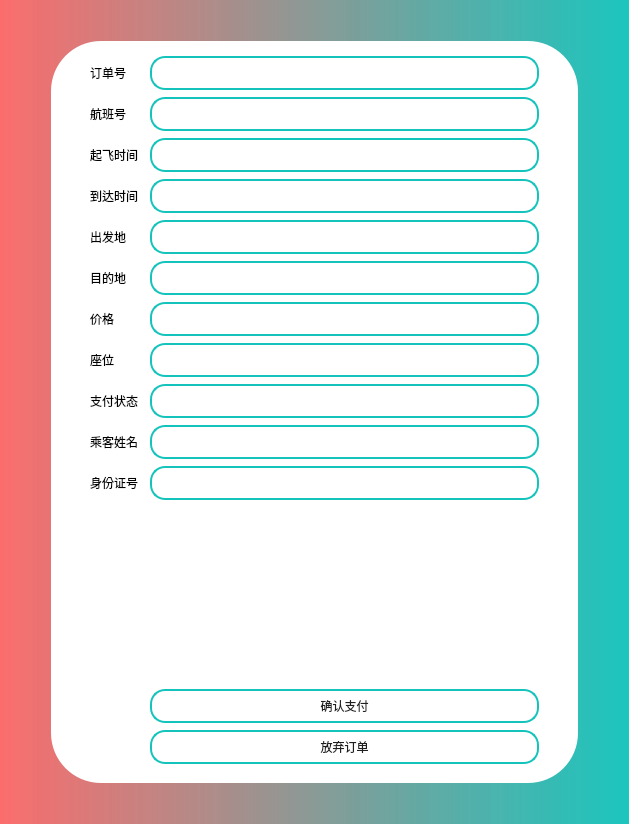
<?xml version="1.0" encoding="UTF-8"?>
<ui version="4.0">
 <class>ConfirmPurchase</class>
 <widget class="QDialog" name="ConfirmPurchase">
  <property name="geometry">
   <rect>
    <x>0</x>
    <y>0</y>
    <width>629</width>
    <height>824</height>
   </rect>
  </property>
  <property name="windowTitle">
   <string>确认支付界面</string>
  </property>
  <property name="styleSheet">
   <string notr="true">background-color: qlineargradient(spread:pad, x1:0, y1:0, x2:1, y2:0, stop:0 rgba(251,102,102, 200), stop:1 rgba(20,196,188, 210));
font: 290 10pt &quot;Microsoft YaHei UI&quot;;</string>
  </property>
  <layout class="QGridLayout" name="gridLayout">
   <item row="0" column="1">
    <spacer name="verticalSpacer">
     <property name="orientation">
      <enum>Qt::Orientation::Vertical</enum>
     </property>
     <property name="sizeType">
      <enum>QSizePolicy::Policy::Fixed</enum>
     </property>
     <property name="sizeHint" stdset="0">
      <size>
       <width>20</width>
       <height>30</height>
      </size>
     </property>
    </spacer>
   </item>
   <item row="3" column="1">
    <spacer name="verticalSpacer_2">
     <property name="orientation">
      <enum>Qt::Orientation::Vertical</enum>
     </property>
     <property name="sizeType">
      <enum>QSizePolicy::Policy::Fixed</enum>
     </property>
     <property name="sizeHint" stdset="0">
      <size>
       <width>20</width>
       <height>30</height>
      </size>
     </property>
    </spacer>
   </item>
   <item row="1" column="2">
    <spacer name="horizontalSpacer_2">
     <property name="orientation">
      <enum>Qt::Orientation::Horizontal</enum>
     </property>
     <property name="sizeType">
      <enum>QSizePolicy::Policy::Fixed</enum>
     </property>
     <property name="sizeHint" stdset="0">
      <size>
       <width>40</width>
       <height>20</height>
      </size>
     </property>
    </spacer>
   </item>
   <item row="1" column="1">
    <widget class="QWidget" name="widget_2" native="true">
     <property name="styleSheet">
      <string notr="true">background-color: rgb(255, 255, 255);
border-radius: 50px;</string>
     </property>
     <layout class="QGridLayout" name="gridLayout_2">
      <property name="sizeConstraint">
       <enum>QLayout::SizeConstraint::SetMinimumSize</enum>
      </property>
      <item row="9" column="1">
       <widget class="QLabel" name="label">
        <property name="styleSheet">
         <string notr="true">background-color: rgb(255, 255, 255);
font: 25 14pt '微软雅黑 Light';
</string>
        </property>
        <property name="text">
         <string>起飞时间</string>
        </property>
       </widget>
      </item>
      <item row="17" column="3">
       <spacer name="verticalSpacer_10">
        <property name="orientation">
         <enum>Qt::Orientation::Vertical</enum>
        </property>
        <property name="sizeType">
         <enum>QSizePolicy::Policy::Fixed</enum>
        </property>
        <property name="sizeHint" stdset="0">
         <size>
          <width>20</width>
          <height>1</height>
         </size>
        </property>
       </spacer>
      </item>
      <item row="25" column="1">
       <widget class="QLabel" name="label_8">
        <property name="styleSheet">
         <string notr="true">background-color: rgb(255, 255, 255);
font: 25 14pt '微软雅黑 Light';
</string>
        </property>
        <property name="text">
         <string>支付状态</string>
        </property>
       </widget>
      </item>
      <item row="28" column="3">
       <spacer name="verticalSpacer_14">
        <property name="orientation">
         <enum>Qt::Orientation::Vertical</enum>
        </property>
        <property name="sizeType">
         <enum>QSizePolicy::Policy::Fixed</enum>
        </property>
        <property name="sizeHint" stdset="0">
         <size>
          <width>20</width>
          <height>1</height>
         </size>
        </property>
       </spacer>
      </item>
      <item row="29" column="1">
       <widget class="QLabel" name="label_10">
        <property name="styleSheet">
         <string notr="true">background-color: rgb(255, 255, 255);
font: 25 14pt '微软雅黑 Light';</string>
        </property>
        <property name="text">
         <string>身份证号</string>
        </property>
       </widget>
      </item>
      <item row="25" column="3">
       <widget class="QLineEdit" name="lineEditState">
        <property name="styleSheet">
         <string notr="true">font: 25 14pt '微软雅黑 Light';
color: rgb(31,31,31);
padding-left:20px;
background-color: rgb(255, 255, 255);
border:2px solid rgb(20,196,188);
border-radius:15px;
height: 30px;</string>
        </property>
        <property name="readOnly">
         <bool>true</bool>
        </property>
       </widget>
      </item>
      <item row="4" column="3">
       <spacer name="verticalSpacer_5">
        <property name="orientation">
         <enum>Qt::Orientation::Vertical</enum>
        </property>
        <property name="sizeType">
         <enum>QSizePolicy::Policy::Fixed</enum>
        </property>
        <property name="sizeHint" stdset="0">
         <size>
          <width>20</width>
          <height>1</height>
         </size>
        </property>
       </spacer>
      </item>
      <item row="15" column="3">
       <spacer name="verticalSpacer_9">
        <property name="orientation">
         <enum>Qt::Orientation::Vertical</enum>
        </property>
        <property name="sizeType">
         <enum>QSizePolicy::Policy::Fixed</enum>
        </property>
        <property name="sizeHint" stdset="0">
         <size>
          <width>20</width>
          <height>1</height>
         </size>
        </property>
       </spacer>
      </item>
      <item row="33" column="3">
       <widget class="QPushButton" name="btn_confirm">
        <property name="styleSheet">
         <string notr="true">
QPushButton {
height: 30px;
font: 25 14pt '微软雅黑 Light';
color: rgb(31,31,31);
background-color: rgb(255, 255, 255);
border:2px solid rgb(20,196,188);
border-radius:15px;

}
QPushButton:hover {
    background-color: rgb(22,218,208);
}
QPushButton:pressed {
    background-color: rgb(17,171,164);
}</string>
        </property>
        <property name="text">
         <string>确认支付</string>
        </property>
       </widget>
      </item>
      <item row="6" column="3">
       <widget class="QLineEdit" name="lineEditFlightId">
        <property name="styleSheet">
         <string notr="true">font: 25 14pt '微软雅黑 Light';
color: rgb(31,31,31);
padding-left:20px;
background-color: rgb(255, 255, 255);
border:2px solid rgb(20,196,188);
border-radius:15px;
height: 30px;</string>
        </property>
        <property name="readOnly">
         <bool>true</bool>
        </property>
       </widget>
      </item>
      <item row="22" column="3">
       <widget class="QLineEdit" name="lineEditSeat">
        <property name="styleSheet">
         <string notr="true">font: 25 14pt '微软雅黑 Light';
color: rgb(31,31,31);
padding-left:20px;
background-color: rgb(255, 255, 255);
border:2px solid rgb(20,196,188);
border-radius:15px;
height: 30px;</string>
        </property>
        <property name="readOnly">
         <bool>true</bool>
        </property>
       </widget>
      </item>
      <item row="30" column="3">
       <spacer name="verticalSpacer_15">
        <property name="orientation">
         <enum>Qt::Orientation::Vertical</enum>
        </property>
        <property name="sizeType">
         <enum>QSizePolicy::Policy::Fixed</enum>
        </property>
        <property name="sizeHint" stdset="0">
         <size>
          <width>20</width>
          <height>1</height>
         </size>
        </property>
       </spacer>
      </item>
      <item row="32" column="3">
       <spacer name="verticalSpacer_17">
        <property name="orientation">
         <enum>Qt::Orientation::Vertical</enum>
        </property>
        <property name="sizeType">
         <enum>QSizePolicy::Policy::Fixed</enum>
        </property>
        <property name="sizeHint" stdset="0">
         <size>
          <width>20</width>
          <height>1</height>
         </size>
        </property>
       </spacer>
      </item>
      <item row="19" column="1">
       <widget class="QLabel" name="label_6">
        <property name="styleSheet">
         <string notr="true">background-color: rgb(255, 255, 255);
font: 25 14pt '微软雅黑 Light';</string>
        </property>
        <property name="text">
         <string>价格</string>
        </property>
       </widget>
      </item>
      <item row="36" column="3">
       <spacer name="verticalSpacer_4">
        <property name="orientation">
         <enum>Qt::Orientation::Vertical</enum>
        </property>
        <property name="sizeType">
         <enum>QSizePolicy::Policy::Fixed</enum>
        </property>
        <property name="sizeHint" stdset="0">
         <size>
          <width>20</width>
          <height>10</height>
         </size>
        </property>
       </spacer>
      </item>
      <item row="19" column="3">
       <widget class="QLineEdit" name="lineEditPrice">
        <property name="styleSheet">
         <string notr="true">font: 25 14pt '微软雅黑 Light';
color: rgb(31,31,31);
padding-left:20px;
background-color: rgb(255, 255, 255);
border:2px solid rgb(20,196,188);
border-radius:15px;
height: 30px;</string>
        </property>
        <property name="readOnly">
         <bool>true</bool>
        </property>
       </widget>
      </item>
      <item row="3" column="1" colspan="2">
       <widget class="QLabel" name="label_2">
        <property name="styleSheet">
         <string notr="true">background-color: rgb(255, 255, 255);
font: 25 14pt '微软雅黑 Light';</string>
        </property>
        <property name="text">
         <string>订单号</string>
        </property>
       </widget>
      </item>
      <item row="27" column="1">
       <widget class="QLabel" name="label_9">
        <property name="styleSheet">
         <string notr="true">background-color: rgb(255, 255, 255);
font: 25 14pt '微软雅黑 Light';</string>
        </property>
        <property name="text">
         <string>乘客姓名</string>
        </property>
       </widget>
      </item>
      <item row="23" column="3">
       <spacer name="verticalSpacer_13">
        <property name="orientation">
         <enum>Qt::Orientation::Vertical</enum>
        </property>
        <property name="sizeType">
         <enum>QSizePolicy::Policy::Fixed</enum>
        </property>
        <property name="sizeHint" stdset="0">
         <size>
          <width>20</width>
          <height>1</height>
         </size>
        </property>
       </spacer>
      </item>
      <item row="29" column="3">
       <widget class="QLineEdit" name="lineEditIdNumber">
        <property name="styleSheet">
         <string notr="true">font: 25 14pt '微软雅黑 Light';
color: rgb(31,31,31);
padding-left:20px;
background-color: rgb(255, 255, 255);
border:2px solid rgb(20,196,188);
border-radius:15px;
height: 30px;

</string>
        </property>
        <property name="readOnly">
         <bool>true</bool>
        </property>
       </widget>
      </item>
      <item row="11" column="3">
       <widget class="QLineEdit" name="lineEditEndTime">
        <property name="styleSheet">
         <string notr="true">font: 25 14pt '微软雅黑 Light';
color: rgb(31,31,31);
padding-left:20px;
background-color: rgb(255, 255, 255);
border:2px solid rgb(20,196,188);
border-radius:15px;
height: 30px;</string>
        </property>
        <property name="readOnly">
         <bool>true</bool>
        </property>
       </widget>
      </item>
      <item row="22" column="1">
       <widget class="QLabel" name="label_11">
        <property name="styleSheet">
         <string notr="true">background-color: rgb(255, 255, 255);
font: 25 14pt '微软雅黑 Light';</string>
        </property>
        <property name="text">
         <string>座位</string>
        </property>
       </widget>
      </item>
      <item row="1" column="3">
       <spacer name="verticalSpacer_3">
        <property name="orientation">
         <enum>Qt::Orientation::Vertical</enum>
        </property>
        <property name="sizeType">
         <enum>QSizePolicy::Policy::Fixed</enum>
        </property>
        <property name="sizeHint" stdset="0">
         <size>
          <width>20</width>
          <height>5</height>
         </size>
        </property>
       </spacer>
      </item>
      <item row="14" column="1">
       <widget class="QLabel" name="label_4">
        <property name="styleSheet">
         <string notr="true">background-color: rgb(255, 255, 255);
font: 25 14pt '微软雅黑 Light';</string>
        </property>
        <property name="text">
         <string>出发地</string>
        </property>
       </widget>
      </item>
      <item row="35" column="5">
       <spacer name="horizontalSpacer_4">
        <property name="orientation">
         <enum>Qt::Orientation::Horizontal</enum>
        </property>
        <property name="sizeType">
         <enum>QSizePolicy::Policy::Fixed</enum>
        </property>
        <property name="sizeHint" stdset="0">
         <size>
          <width>30</width>
          <height>20</height>
         </size>
        </property>
       </spacer>
      </item>
      <item row="7" column="3">
       <spacer name="verticalSpacer_6">
        <property name="orientation">
         <enum>Qt::Orientation::Vertical</enum>
        </property>
        <property name="sizeType">
         <enum>QSizePolicy::Policy::Fixed</enum>
        </property>
        <property name="sizeHint" stdset="0">
         <size>
          <width>20</width>
          <height>1</height>
         </size>
        </property>
       </spacer>
      </item>
      <item row="12" column="3">
       <spacer name="verticalSpacer_7">
        <property name="orientation">
         <enum>Qt::Orientation::Vertical</enum>
        </property>
        <property name="sizeType">
         <enum>QSizePolicy::Policy::Fixed</enum>
        </property>
        <property name="sizeHint" stdset="0">
         <size>
          <width>20</width>
          <height>1</height>
         </size>
        </property>
       </spacer>
      </item>
      <item row="3" column="3">
       <widget class="QLineEdit" name="lineEditOrderId">
        <property name="styleSheet">
         <string notr="true">font: 25 14pt '微软雅黑 Light';
color: rgb(31,31,31);
padding-left:20px;
background-color: rgb(255, 255, 255);
border:2px solid rgb(20,196,188);
border-radius:15px;
height: 30px;</string>
        </property>
        <property name="readOnly">
         <bool>true</bool>
        </property>
       </widget>
      </item>
      <item row="35" column="0">
       <spacer name="horizontalSpacer_3">
        <property name="orientation">
         <enum>Qt::Orientation::Horizontal</enum>
        </property>
        <property name="sizeType">
         <enum>QSizePolicy::Policy::Fixed</enum>
        </property>
        <property name="sizeHint" stdset="0">
         <size>
          <width>30</width>
          <height>20</height>
         </size>
        </property>
       </spacer>
      </item>
      <item row="9" column="3">
       <widget class="QLineEdit" name="lineEditBeginTime">
        <property name="styleSheet">
         <string notr="true">font: 25 14pt '微软雅黑 Light';
color: rgb(31,31,31);
padding-left:20px;
background-color: rgb(255, 255, 255);
border:2px solid rgb(20,196,188);
border-radius:15px;
height: 30px;</string>
        </property>
        <property name="readOnly">
         <bool>true</bool>
        </property>
       </widget>
      </item>
      <item row="31" column="3">
       <widget class="QLabel" name="note">
        <property name="styleSheet">
         <string notr="true">font: 290 15pt &quot;Microsoft YaHei UI&quot;;
color: rgb(255, 85, 127);</string>
        </property>
        <property name="text">
         <string/>
        </property>
       </widget>
      </item>
      <item row="35" column="3">
       <widget class="QPushButton" name="btn_abandon">
        <property name="styleSheet">
         <string notr="true">
QPushButton {
height: 30px;
font: 25 14pt '微软雅黑 Light';
color: rgb(31,31,31);
background-color: rgb(255, 255, 255);
border:2px solid rgb(20,196,188);
border-radius:15px;

}
QPushButton:hover {
    background-color: rgb(22,218,208);
}
QPushButton:pressed {
    background-color: rgb(17,171,164);
}</string>
        </property>
        <property name="text">
         <string>放弃订单</string>
        </property>
       </widget>
      </item>
      <item row="34" column="3">
       <spacer name="verticalSpacer_16">
        <property name="orientation">
         <enum>Qt::Orientation::Vertical</enum>
        </property>
        <property name="sizeType">
         <enum>QSizePolicy::Policy::Fixed</enum>
        </property>
        <property name="sizeHint" stdset="0">
         <size>
          <width>20</width>
          <height>1</height>
         </size>
        </property>
       </spacer>
      </item>
      <item row="11" column="1">
       <widget class="QLabel" name="label_7">
        <property name="styleSheet">
         <string notr="true">background-color: rgb(255, 255, 255);
font: 25 14pt '微软雅黑 Light';</string>
        </property>
        <property name="text">
         <string>到达时间</string>
        </property>
       </widget>
      </item>
      <item row="26" column="3">
       <spacer name="verticalSpacer_12">
        <property name="orientation">
         <enum>Qt::Orientation::Vertical</enum>
        </property>
        <property name="sizeType">
         <enum>QSizePolicy::Policy::Fixed</enum>
        </property>
        <property name="sizeHint" stdset="0">
         <size>
          <width>20</width>
          <height>1</height>
         </size>
        </property>
       </spacer>
      </item>
      <item row="20" column="3">
       <spacer name="verticalSpacer_11">
        <property name="orientation">
         <enum>Qt::Orientation::Vertical</enum>
        </property>
        <property name="sizeType">
         <enum>QSizePolicy::Policy::Fixed</enum>
        </property>
        <property name="sizeHint" stdset="0">
         <size>
          <width>20</width>
          <height>1</height>
         </size>
        </property>
       </spacer>
      </item>
      <item row="27" column="3">
       <widget class="QLineEdit" name="lineEditName">
        <property name="styleSheet">
         <string notr="true">font: 25 14pt '微软雅黑 Light';
color: rgb(31,31,31);
padding-left:20px;
background-color: rgb(255, 255, 255);
border:2px solid rgb(20,196,188);
border-radius:15px;
height: 30px;</string>
        </property>
        <property name="readOnly">
         <bool>true</bool>
        </property>
       </widget>
      </item>
      <item row="16" column="3">
       <widget class="QLineEdit" name="lineEditDestination">
        <property name="enabled">
         <bool>false</bool>
        </property>
        <property name="styleSheet">
         <string notr="true">font: 25 14pt '微软雅黑 Light';
color: rgb(31,31,31);
padding-left:20px;
background-color: rgb(255, 255, 255);
border:2px solid rgb(20,196,188);
border-radius:15px;
height: 30px;</string>
        </property>
        <property name="readOnly">
         <bool>true</bool>
        </property>
       </widget>
      </item>
      <item row="10" column="3">
       <spacer name="verticalSpacer_8">
        <property name="orientation">
         <enum>Qt::Orientation::Vertical</enum>
        </property>
        <property name="sizeType">
         <enum>QSizePolicy::Policy::Fixed</enum>
        </property>
        <property name="sizeHint" stdset="0">
         <size>
          <width>20</width>
          <height>1</height>
         </size>
        </property>
       </spacer>
      </item>
      <item row="14" column="3">
       <widget class="QLineEdit" name="lineEditOrigin">
        <property name="styleSheet">
         <string notr="true">font: 25 14pt '微软雅黑 Light';
color: rgb(31,31,31);
padding-left:20px;
background-color: rgb(255, 255, 255);
border:2px solid rgb(20,196,188);
border-radius:15px;
height: 30px;</string>
        </property>
        <property name="readOnly">
         <bool>true</bool>
        </property>
       </widget>
      </item>
      <item row="6" column="1">
       <widget class="QLabel" name="label_3">
        <property name="styleSheet">
         <string notr="true">background-color: rgb(255, 255, 255);
font: 25 14pt '微软雅黑 Light';</string>
        </property>
        <property name="text">
         <string>航班号</string>
        </property>
       </widget>
      </item>
      <item row="16" column="1">
       <widget class="QLabel" name="label_5">
        <property name="styleSheet">
         <string notr="true">background-color: rgb(255, 255, 255);
font: 25 14pt '微软雅黑 Light';</string>
        </property>
        <property name="text">
         <string>目的地</string>
        </property>
       </widget>
      </item>
      <item row="0" column="3">
       <spacer name="horizontalSpacer_5">
        <property name="orientation">
         <enum>Qt::Orientation::Horizontal</enum>
        </property>
        <property name="sizeType">
         <enum>QSizePolicy::Policy::Fixed</enum>
        </property>
        <property name="sizeHint" stdset="0">
         <size>
          <width>300</width>
          <height>1</height>
         </size>
        </property>
       </spacer>
      </item>
      <item row="31" column="5">
       <spacer name="verticalSpacer_18">
        <property name="orientation">
         <enum>Qt::Orientation::Vertical</enum>
        </property>
        <property name="sizeType">
         <enum>QSizePolicy::Policy::Fixed</enum>
        </property>
        <property name="sizeHint" stdset="0">
         <size>
          <width>20</width>
          <height>20</height>
         </size>
        </property>
       </spacer>
      </item>
     </layout>
    </widget>
   </item>
   <item row="1" column="0">
    <spacer name="horizontalSpacer">
     <property name="orientation">
      <enum>Qt::Orientation::Horizontal</enum>
     </property>
     <property name="sizeType">
      <enum>QSizePolicy::Policy::Fixed</enum>
     </property>
     <property name="sizeHint" stdset="0">
      <size>
       <width>40</width>
       <height>20</height>
      </size>
     </property>
    </spacer>
   </item>
  </layout>
 </widget>
 <resources/>
 <connections/>
</ui>
